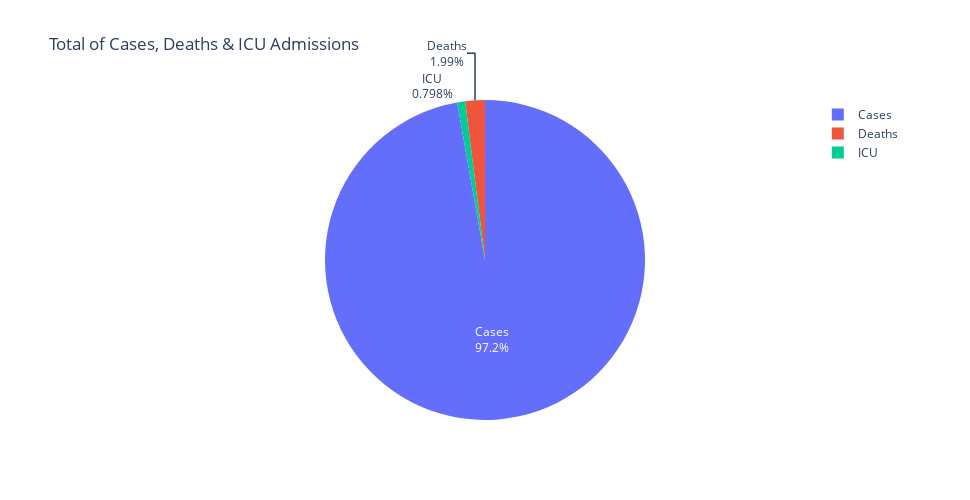

This figure's notebook cell:
### Code cell
import plotly.graph_objects as go

# Skapade variabler för att få summan av antalet fallen, döda, och intesivvårdnade 
Total_cases = df["Total_Cases"].sum() 
Total_icu = df["Total_ICU_Admissions"].sum()
Total_deaths = df["Total_Deaths"].sum()

values = [Total_cases, Total_icu, Total_deaths] # Då skapade jag en lista med summan av dem in 
labels = ['Cases','ICU','Deaths'] # titel på varje del 

fig = go.Figure(data=[go.Pie(labels=labels, values=values, textinfo='label+percent')]) # Cirkeldiagram som visa procent och namm på skärmen 
fig.update_layout(title_text="Total of Cases, Deaths & ICU Admissions", height=500, width= 970) # Titel och storlek på fönstret 

fig.show()

### Figure 1 — Plotly figure (JSON) as saved in the notebook; plotly's stock layout.template omitted (floating-point values rounded to 4 significant figures)
{"data": [{"labels": ["Cases", "ICU", "Deaths"], "textinfo": "label+percent", "type": "pie", "values": [608347, 4993, 12428]}], "layout": {"height": 500, "title": {"text": "Total of Cases, Deaths & ICU Admissions"}, "width": 970}}
